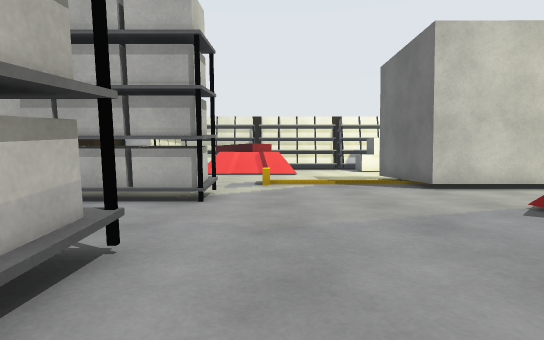
[1] (above)

22 first-person views from a walk through a scene from a Unity 3-D project. The camera is 0.72 m above the floor, tilts 2° down and sees 80° across. Doors are open. The floor is counted in squares, 1 m on a side. Each view is taken from the middle of a square. On the plan, view 1 faces up. The plan holds only what a view shows up to about 10 squares ahead; the rest is blank. The place goes on beyond the plan. The player is left out. Surface patterns are stand-ins for the level's own textures.

[2]
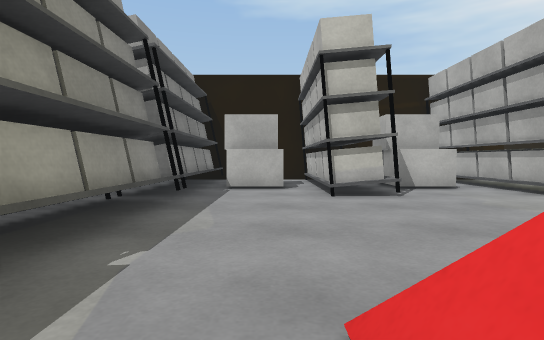

[3]
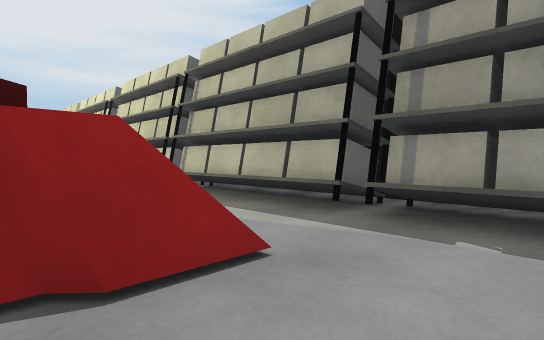

[4]
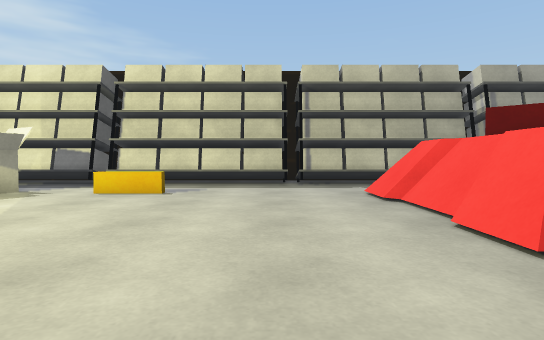

[5]
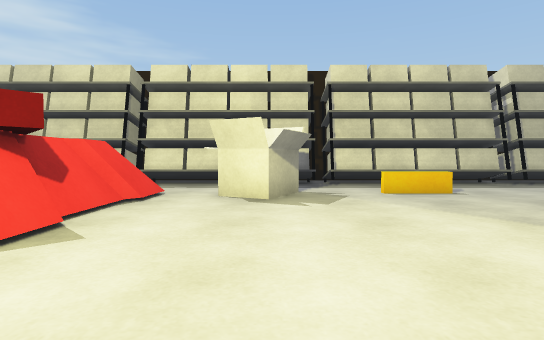

[6]
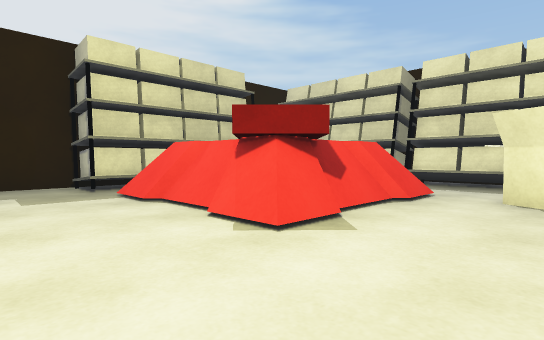

[7]
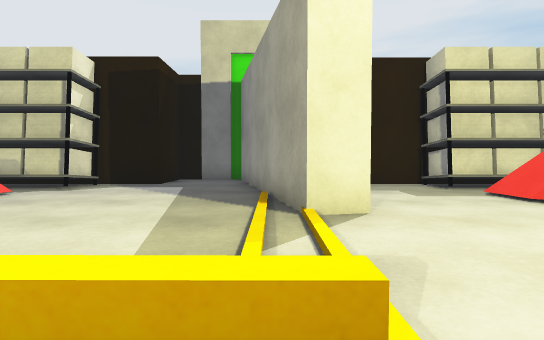

[8]
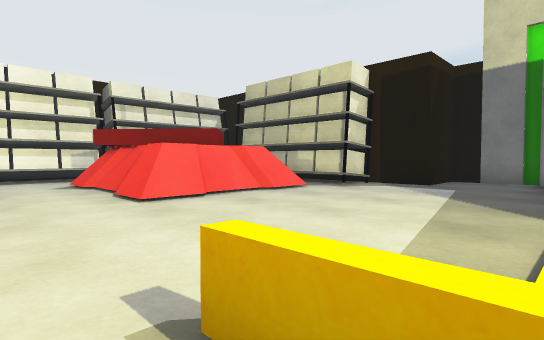

[9]
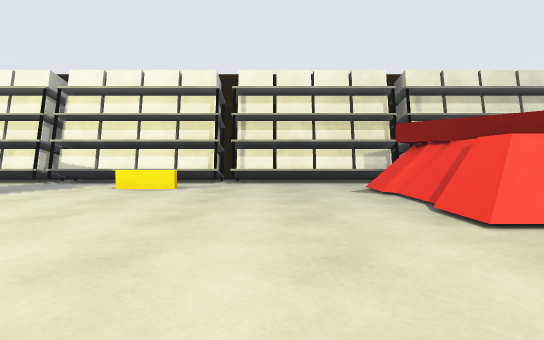

[10]
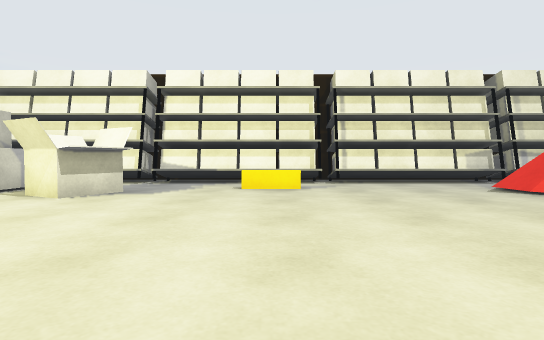

[11]
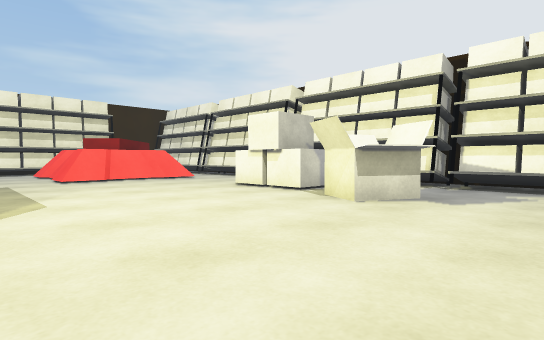

[12]
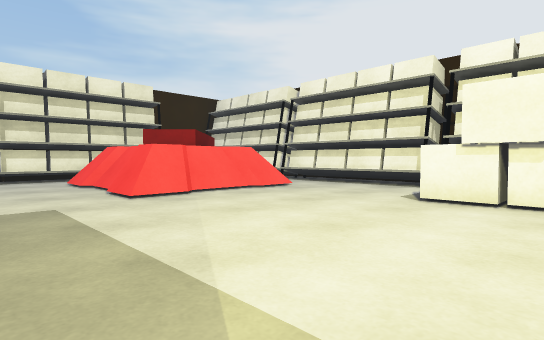

[13]
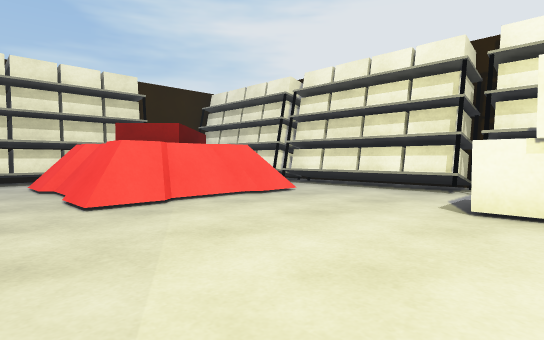

[14]
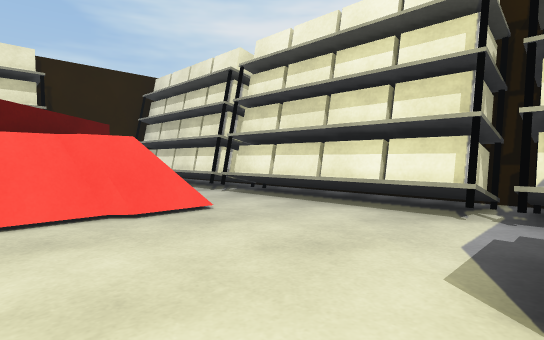

[15]
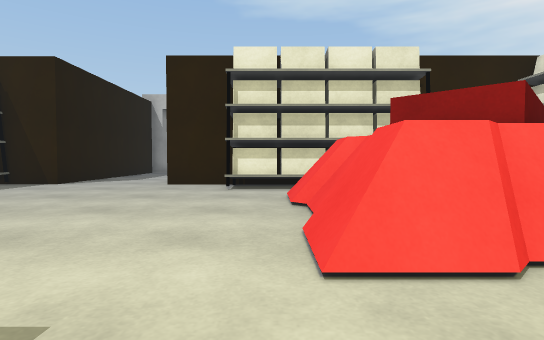

[16]
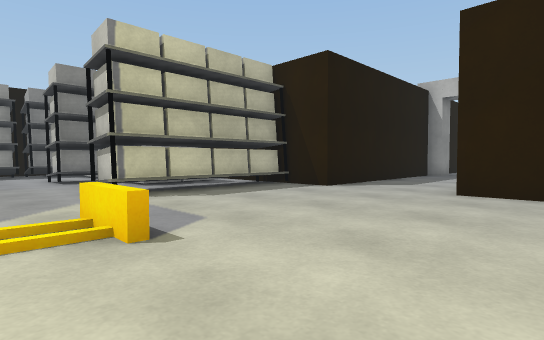

[17]
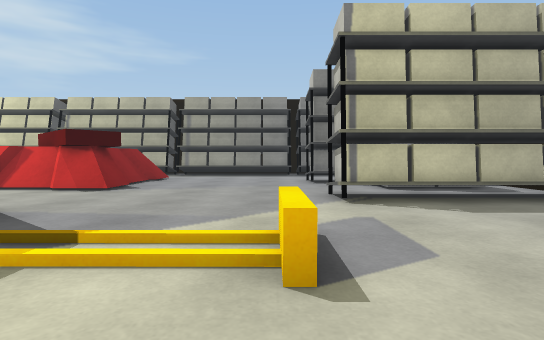

[18]
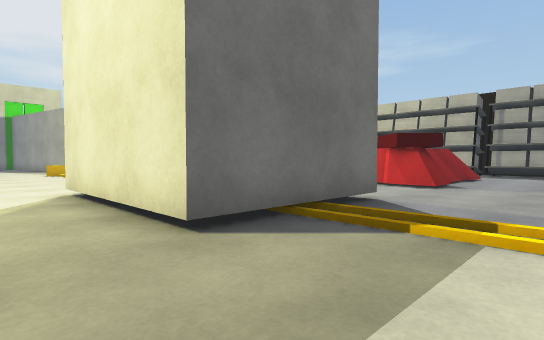

[19]
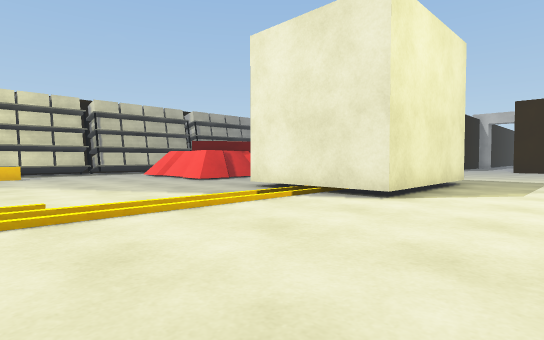

[20]
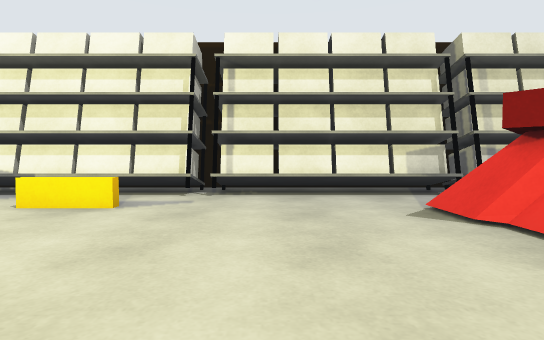

[21]
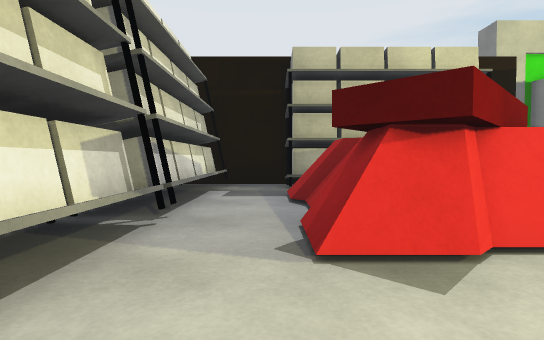

[22]
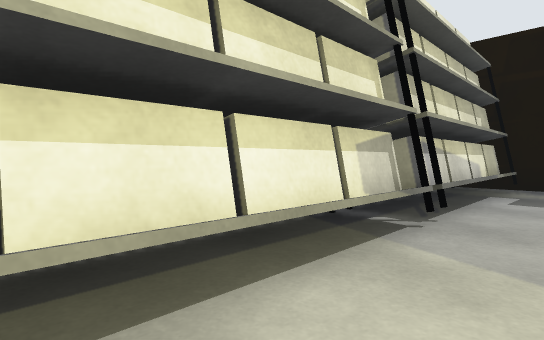

### Floor plan
Key: @ floor where view 1 was taken; # wall or solid block; . floor; / step, stairs or slope; = window, fence, low wall or low ledge; S shelf; B box; T turret; O other object.
Columns run from 9 left of view 1 to 27 right of it. Each row starts with its distance up from view 1.
 22              #    #    ###   ##
 21     SSSSSSSSSSSSSSSSSSSSSSSSSSSSSS#
 20      SSS.SSSSSS  SSSSSSSSSSSSSSSSS#
 19          .....  B.....=...........#
 18     S  TTTT...BBBOOO........TTTT S#
 17     S   TTT.......O.........T    S#
 16     S   TTT.................TTT  S#
 15    #S TTTTT.................TTTT.S#
 14    #S............................S#
 13    #S.............................##
 12    #...............................##
 11    #.........#####...... ...........#
 10 .........=...#   #////// /=........##
  9 .........=...#   #////// /=...######
  8  ###.........#####.....   ....#
  7    #...................  ........
  6    SSSSSS......  ...... ..........#
  5     ............ ................S#
  4    #BBB......TTTTT..........TTTT.S#
  3      BB......TTTTT..........T    S#
  2      SSSS....TTTTT..........T    S
  1     SSSSS....TTTTT.......OO.T    S
  0       B..@.....  .....=..OO.
 -1       B......................
 -2     SSSSSSSSSSSSSSSSSSSSSSSSSSSSSS
 -3     SSSSSSSSSSSSSSSSSSSSSSSSSSSSSS

Where each view was taken, in squares from view 1:
view 1: 0 up, 0 right, facing up
view 2: 0 up, 5 right, facing left
view 3: 2 up, 2 right, facing down-right
view 4: 7 up, 10 right, facing down
view 5: 7 up, 16 right, facing down
view 6: 7 up, 16 right, facing down-right
view 7: 9 up, 16 right, facing right
view 8: 9 up, 16 right, facing up-right
view 9: 11 up, 16 right, facing up
view 10: 11 up, 13 right, facing up
view 11: 12 up, 12 right, facing up-left
view 12: 12 up, 7 right, facing up-left
view 13: 13 up, 6 right, facing up-left
view 14: 16 up, 5 right, facing up-left
view 15: 14 up, 3 right, facing left
view 16: 13 up, 1 right, facing down-left
view 17: 12 up, 0 right, facing down
view 18: 13 up, 1 right, facing down-right
view 19: 14 up, 14 right, facing down-left
view 20: 14 up, 16 right, facing up
view 21: 19 up, 16 right, facing right
view 22: 19 up, 16 right, facing up-right
